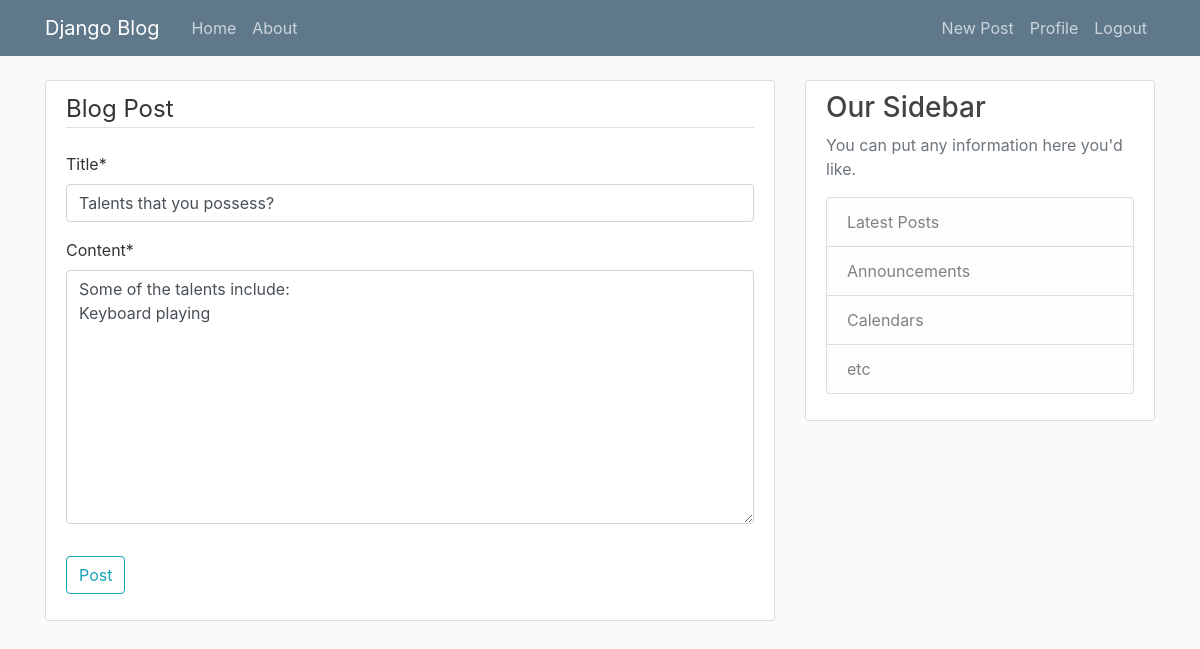
Screenshot of /post/12/update/ (signed in) with the database file from the repository.
### Blogapp/models.py (models this page shows, shortened)
class Post(models.Model):
    title = models.CharField(max_length=100)
    content  = models.TextField()
    date_posted = models.DateTimeField(default = timezone.now)
    author = models.ForeignKey(User, on_delete=models.CASCADE)

### Blogapp/views.py (the view, shortened to what this page needs)
# urls.py: path('post/<int:pk>/update/',PostUpdateView.as_view(), name= 'post-update'),
class PostUpdateView(LoginRequiredMixin,UserPassesTestMixin, UpdateView):
    model = Post
    fields = ['title', 'content']
    def test_func(self):
        post = self.get_object()
        if self.request.user == post.author:   #avoid one user from updating someone elses post
            return True
        return False

### Blogapp/templates/Blogapp/post_form.html (shortened to what this page needs)
{% extends 'Blogapp/base.html' %}
{% load crispy_forms_tags %}
{% block content %}
    <div class="content-section">
        <form method="POST">
            <fieldset class="form-group">
                <legend class= "border-bottom mb-4" >Blog Post</legend>
                {{ form|crispy }}
            </fieldset>
            <div class="form-group">
                <button class= "btn btn-outline-info" type="submit" >Post</button>
            </div>
        </form>
    </div>
{% endblock content %}

### Blogapp/static/Blogapp/main.css (style rules this page uses)
body { background: #fafafa; color: #333333; margin-top: 5rem; }
.content-section { background: #ffffff; padding: 10px 20px; border: 1px solid #dddddd; border-radius: 3px; margin-bottom: 20px; }

### rows the page displays
Post: title "Talents that you possess?", content "Some of the talents include: Keyboard playing"
